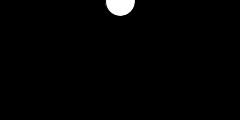
Frame 1 (no input)
Frame 60 (the mouse pressed at the canvas centre just before this capture): blank canvas, image omitted
Frame 120 (the mouse held since frame 60 and released just before this capture): blank canvas, image omitted

The Processing sketch that drew this single still picture (run headless with seeded random() and noise(); from frame 60 on, the mouse is pressed at the canvas centre):

// Processing sketch: Sheet2
// ── Sheet2.pde
/*「画面が毎秒 60 フレームで描画され，正方形が画面の上端から下に向かって動く」プログラムを作
成しなさい
*/
int x,y;
int size = 30;
//図形の一辺の長さを記憶する整数型の変数 side を宣言し，初期値 30 を代入する
void setup() {
  size(240,120);
  //ウィンドウのサイズを 240x120 に設定する
  rectMode(CENTER);
  //四角形の描画の基準点を中心(CENTER)に設定する
  frameRate(60);
  //フレームレートを 60 frame/sec に設定する
  x = width / 2;
  //(例)図形の x 座標をウィンドウの幅(width)の半分に設定する
}
void draw() {
  background(0);
  //背景を黒でクリアする
  y = int(1 + y * 1.5);
  //(例)現在の図形の y 座標に 1 を加える
  //　→y*1.5にしてどんどん加速させる
  ellipse(x,y,size,size);
  //(x, y)を中心とする，一辺の長さ side の正方形を描画する
}
